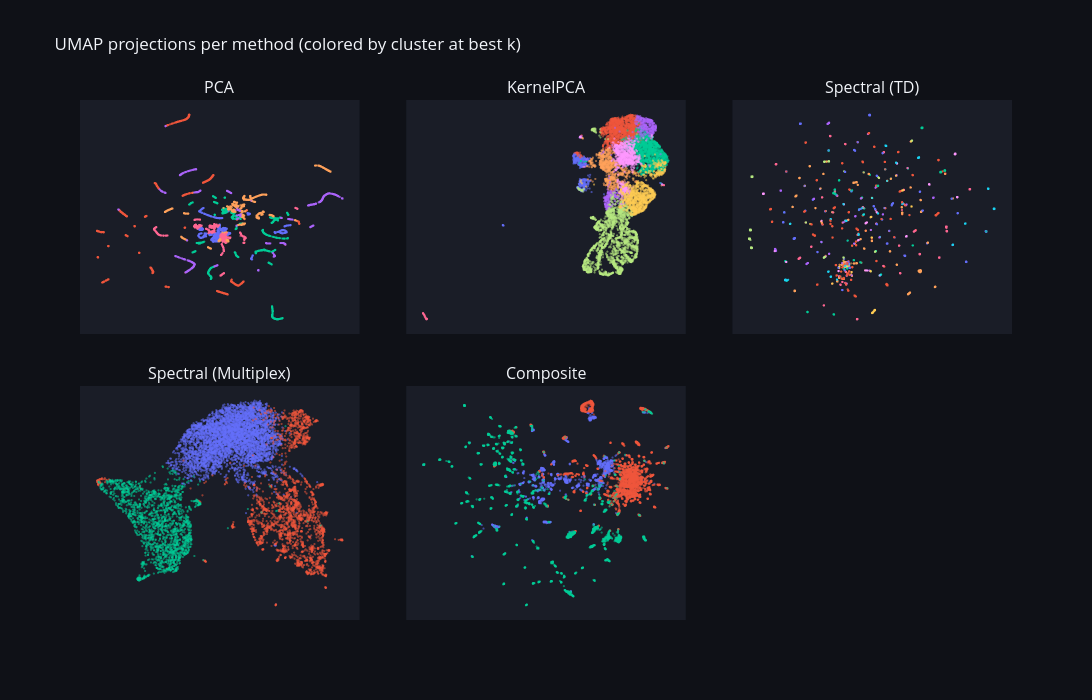

Here is the notebook cell this chart was saved with:
### Code cell
# For all fitted embeddings, project to 2D and show small multiples colored by cluster
import plotly.graph_objects as go
from plotly.subplots import make_subplots

try:
    import umap
    def _project(X):
        return umap.UMAP(n_components=2, n_neighbors=30, min_dist=0.3,
                         metric='cosine', random_state=42).fit_transform(X)
    proj_kind = 'UMAP'
except ImportError:
    from sklearn.decomposition import PCA
    def _project(X):
        return PCA(n_components=2, random_state=42).fit_transform(X)
    proj_kind = 'PCA'

n_methods = len(embeddings)
n_cols = min(3, n_methods)
n_rows = (n_methods + n_cols - 1) // n_cols

fig = make_subplots(
    rows=n_rows, cols=n_cols,
    subplot_titles=list(embeddings.keys()),
    horizontal_spacing=0.05, vertical_spacing=0.1,
)

for idx, (name, emb) in enumerate(embeddings.items()):
    row, col = idx // n_cols + 1, idx % n_cols + 1
    pts = _project(emb.values.to_numpy())
    # Use the best k for this method
    k = int(sweep_results[name].loc[sweep_results[name]['silhouette'].idxmax(), 'k'])
    from sklearn.cluster import KMeans
    labs = KMeans(n_clusters=k, random_state=0, n_init=10).fit_predict(emb.values.to_numpy())

    for c in sorted(set(labs)):
        mask = labs == c
        fig.add_trace(go.Scattergl(
            x=pts[mask, 0], y=pts[mask, 1],
            mode='markers',
            marker=dict(size=2.5, color=CLUSTER_COLORS[int(c) % len(CLUSTER_COLORS)], opacity=0.55),
            name=f'{name} c{c}',
            showlegend=False,
        ), row=row, col=col)

fig.update_layout(**DARK, height=350 * n_rows, width=400 * n_cols,
                  title_text=f'{proj_kind} projections per method (colored by cluster at best k)')
fig.update_xaxes(showticklabels=False, showgrid=False, zeroline=False)
fig.update_yaxes(showticklabels=False, showgrid=False, zeroline=False)
fig.write_image(str(OUTPUT_DIR / 'umap_all_methods.png'),
                width=400 * n_cols, height=350 * n_rows, scale=2)
fig.show()

### Figure 1 — Plotly figure (JSON) as saved in the notebook; plotly's stock layout.template omitted (floating-point values rounded to 4 significant figures; data arrays with more than 128 entries replaced by an {"elided": "..."} marker saying what was removed)
{"data": [{"marker": {"color": "#636EFA", "opacity": 0.55, "size": 2.5}, "mode": "markers", "name": "PCA c0", "showlegend": false, "type": "scattergl", "x": {"elided": "1341 float values"}, "xaxis": "x", "y": {"elided": "1341 float values"}, "yaxis": "y"}, {"marker": {"color": "#EF553B", "opacity": 0.55, "size": 2.5}, "mode": "markers", "name": "PCA c1", "showlegend": false, "type": "scattergl", "x": {"elided": "2092 float values"}, "xaxis": "x", "y": {"elided": "2092 float values"}, "yaxis": "y"}, {"marker": {"color": "#00CC96", "opacity": 0.55, "size": 2.5}, "mode": "markers", "name": "PCA c2", "showlegend": false, "type": "scattergl", "x": {"elided": "1567 float values"}, "xaxis": "x", "y": {"elided": "1567 float values"}, "yaxis": "y"}, {"marker": {"color": "#FFA15A", "opacity": 0.55, "size": 2.5}, "mode": "markers", "name": "PCA c3", "showlegend": false, "type": "scattergl", "x": {"elided": "1452 float values"}, "xaxis": "x", "y": {"elided": "1452 float values"}, "yaxis": "y"}, {"marker": {"color": "#AB63FA", "opacity": 0.55, "size": 2.5}, "mode": "markers", "name": "PCA c4", "showlegend": false, "type": "scattergl", "x": {"elided": "1390 float values"}, "xaxis": "x", "y": {"elided": "1390 float values"}, "yaxis": "y"}, {"marker": {"color": "#FF6692", "opacity": 0.55, "size": 2.5}, "mode": "markers", "name": "PCA c5", "showlegend": false, "type": "scattergl", "x": {"elided": "969 float values"}, "xaxis": "x", "y": {"elided": "969 float values"}, "yaxis": "y"}, {"marker": {"color": "#636EFA", "opacity": 0.55, "size": 2.5}, "mode": "markers", "name": "KernelPCA c0", "showlegend": false, "type": "scattergl", "x": {"elided": "465 float values"}, "xaxis": "x2", "y": {"elided": "465 float values"}, "yaxis": "y2"}, {"marker": {"color": "#EF553B", "opacity": 0.55, "size": 2.5}, "mode": "markers", "name": "KernelPCA c1", "showlegend": false, "type": "scattergl", "x": {"elided": "1460 float values"}, "xaxis": "x2", "y": {"elided": "1460 float values"}, "yaxis": "y2"}, {"marker": {"color": "#00CC96", "opacity": 0.55, "size": 2.5}, "mode": "markers", "name": "KernelPCA c2", "showlegend": false, "type": "scattergl", "x": {"elided": "1419 float values"}, "xaxis": "x2", "y": {"elided": "1419 float values"}, "yaxis": "y2"}, {"marker": {"color": "#FFA15A", "opacity": 0.55, "size": 2.5}, "mode": "markers", "name": "KernelPCA c3", "showlegend": false, "type": "scattergl", "x": {"elided": "773 float values"}, "xaxis": "x2", "y": {"elided": "773 float values"}, "yaxis": "y2"}, {"marker": {"color": "#AB63FA", "opacity": 0.55, "size": 2.5}, "mode": "markers", "name": "KernelPCA c4", "showlegend": false, "type": "scattergl", "x": {"elided": "595 float values"}, "xaxis": "x2", "y": {"elided": "595 float values"}, "yaxis": "y2"}, {"marker": {"color": "#FF6692", "opacity": 0.55, "size": 2.5}, "mode": "markers", "name": "KernelPCA c5", "showlegend": false, "type": "scattergl", "x": [15.94, -10.06, -10.18, -10.07, -10.07, -10.04, -10.43, -10.04, -10.01, -10.04, -10.02, -10.26, -10.43, -10.41, -10.21, -10.29, -10.08, -10.03, -10.08, -10.04, -10.16, -10.34, -10.07, -10.09, -10.42, -10.04, -10.05, -10.41, -10.05, 15.94, -10.04, -9.994, -10.06, -10.04, -10.0, -10.41, -10.25, 15.92, 15.94, -10.25, -10.03, -10.22, -10.02, -10.37, -10.01, -10.25, -10.08, -10.35, -10.04, -10.06, -10.41, 15.94, -10.07, -10.03, -10.32, -10.06, -10.28, -10.33, -10.15, -10.38], "xaxis": "x2", "y": [6.189, -11.42, -11.18, -11.43, -11.38, -11.45, -10.7, -11.42, -11.42, -11.46, -11.45, -11.01, -10.67, -10.69, -11.1, -10.92, -11.4, -11.46, -11.4, -11.45, -11.27, -10.84, -11.41, -11.44, -10.71, -11.45, -11.45, -10.7, -11.44, 6.179, -11.44, -11.44, -11.42, -11.45, -11.43, -10.72, -11.03, 6.195, 6.182, -11.03, -11.45, -11.21, -11.48, -10.8, -11.48, -11.01, -11.4, -10.83, -11.47, -11.43, -10.7, 6.188, -11.42, -11.47, -10.89, -11.5, -10.96, -10.86, -11.31, -10.77], "yaxis": "y2"}, {"marker": {"color": "#B6E880", "opacity": 0.55, "size": 2.5}, "mode": "markers", "name": "KernelPCA c6", "showlegend": false, "type": "scattergl", "x": {"elided": "2206 float values"}, "xaxis": "x2", "y": {"elided": "2206 float values"}, "yaxis": "y2"}, {"marker": {"color": "#FF97FF", "opacity": 0.55, "size": 2.5}, "mode": "markers", "name": "KernelPCA c7", "showlegend": false, "type": "scattergl", "x": {"elided": "818 float values"}, "xaxis": "x2", "y": {"elided": "818 float values"}, "yaxis": "y2"}, {"marker": {"color": "#FECB52", "opacity": 0.55, "size": 2.5}, "mode": "markers", "name": "KernelPCA c8", "showlegend": false, "type": "scattergl", "x": {"elided": "1015 float values"}, "xaxis": "x2", "y": {"elided": "1015 float values"}, "yaxis": "y2"}, {"marker": {"color": "#636EFA", "opacity": 0.55, "size": 2.5}, "mode": "markers", "name": "Spectral (TD) c0", "showlegend": false, "type": "scattergl", "x": {"elided": "605 float values"}, "xaxis": "x3", "y": {"elided": "605 float values"}, "yaxis": "y3"}, {"marker": {"color": "#EF553B", "opacity": 0.55, "size": 2.5}, "mode": "markers", "name": "Spectral (TD) c1", "showlegend": false, "type": "scattergl", "x": {"elided": "866 float values"}, "xaxis": "x3", "y": {"elided": "866 float values"}, "yaxis": "y3"}, {"marker": {"color": "#00CC96", "opacity": 0.55, "size": 2.5}, "mode": "markers", "name": "Spectral (TD) c2", "showlegend": false, "type": "scattergl", "x": {"elided": "989 float values"}, "xaxis": "x3", "y": {"elided": "989 float values"}, "yaxis": "y3"}, {"marker": {"color": "#FFA15A", "opacity": 0.55, "size": 2.5}, "mode": "markers", "name": "Spectral (TD) c3", "showlegend": false, "type": "scattergl", "x": {"elided": "1679 float values"}, "xaxis": "x3", "y": {"elided": "1679 float values"}, "yaxis": "y3"}, {"marker": {"color": "#AB63FA", "opacity": 0.55, "size": 2.5}, "mode": "markers", "name": "Spectral (TD) c4", "showlegend": false, "type": "scattergl", "x": {"elided": "558 float values"}, "xaxis": "x3", "y": {"elided": "558 float values"}, "yaxis": "y3"}, {"marker": {"color": "#FF6692", "opacity": 0.55, "size": 2.5}, "mode": "markers", "name": "Spectral (TD) c5", "showlegend": false, "type": "scattergl", "x": {"elided": "934 float values"}, "xaxis": "x3", "y": {"elided": "934 float values"}, "yaxis": "y3"}, {"marker": {"color": "#B6E880", "opacity": 0.55, "size": 2.5}, "mode": "markers", "name": "Spectral (TD) c6", "showlegend": false, "type": "scattergl", "x": {"elided": "668 float values"}, "xaxis": "x3", "y": {"elided": "668 float values"}, "yaxis": "y3"}, {"marker": {"color": "#FF97FF", "opacity": 0.55, "size": 2.5}, "mode": "markers", "name": "Spectral (TD) c7", "showlegend": false, "type": "scattergl", "x": {"elided": "382 float values"}, "xaxis": "x3", "y": {"elided": "382 float values"}, "yaxis": "y3"}, {"marker": {"color": "#FECB52", "opacity": 0.55, "size": 2.5}, "mode": "markers", "name": "Spectral (TD) c8", "showlegend": false, "type": "scattergl", "x": {"elided": "221 float values"}, "xaxis": "x3", "y": {"elided": "221 float values"}, "yaxis": "y3"}, {"marker": {"color": "#19D3F3", "opacity": 0.55, "size": 2.5}, "mode": "markers", "name": "Spectral (TD) c9", "showlegend": false, "type": "scattergl", "x": {"elided": "580 float values"}, "xaxis": "x3", "y": {"elided": "580 float values"}, "yaxis": "y3"}, {"marker": {"color": "#636EFA", "opacity": 0.55, "size": 2.5}, "mode": "markers", "name": "Spectral (TD) c10", "showlegend": false, "type": "scattergl", "x": {"elided": "569 float values"}, "xaxis": "x3", "y": {"elided": "569 float values"}, "yaxis": "y3"}, {"marker": {"color": "#EF553B", "opacity": 0.55, "size": 2.5}, "mode": "markers", "name": "Spectral (TD) c11", "showlegend": false, "type": "scattergl", "x": {"elided": "760 float values"}, "xaxis": "x3", "y": {"elided": "760 float values"}, "yaxis": "y3"}, {"marker": {"color": "#636EFA", "opacity": 0.55, "size": 2.5}, "mode": "markers", "name": "Spectral (Multiplex) c0", "showlegend": false, "type": "scattergl", "x": {"elided": "4625 float values"}, "xaxis": "x4", "y": {"elided": "4625 float values"}, "yaxis": "y4"}, {"marker": {"color": "#EF553B", "opacity": 0.55, "size": 2.5}, "mode": "markers", "name": "Spectral (Multiplex) c1", "showlegend": false, "type": "scattergl", "x": {"elided": "2420 float values"}, "xaxis": "x4", "y": {"elided": "2420 float values"}, "yaxis": "y4"}, {"marker": {"color": "#00CC96", "opacity": 0.55, "size": 2.5}, "mode": "markers", "name": "Spectral (Multiplex) c2", "showlegend": false, "type": "scattergl", "x": {"elided": "1766 float values"}, "xaxis": "x4", "y": {"elided": "1766 float values"}, "yaxis": "y4"}, {"marker": {"color": "#636EFA", "opacity": 0.55, "size": 2.5}, "mode": "markers", "name": "Composite c0", "showlegend": false, "type": "scattergl", "x": {"elided": "1767 float values"}, "xaxis": "x5", "y": {"elided": "1767 float values"}, "yaxis": "y5"}, {"marker": {"color": "#EF553B", "opacity": 0.55, "size": 2.5}, "mode": "markers", "name": "Composite c1", "showlegend": false, "type": "scattergl", "x": {"elided": "3815 float values"}, "xaxis": "x5", "y": {"elided": "3815 float values"}, "yaxis": "y5"}, {"marker": {"color": "#00CC96", "opacity": 0.55, "size": 2.5}, "mode": "markers", "name": "Composite c2", "showlegend": false, "type": "scattergl", "x": {"elided": "3229 float values"}, "xaxis": "x5", "y": {"elided": "3229 float values"}, "yaxis": "y5"}], "layout": {"annotations": [{"font": {"size": 16}, "showarrow": false, "text": "PCA", "x": 0.15, "xanchor": "center", "xref": "paper", "y": 1, "yanchor": "bottom", "yref": "paper"}, {"font": {"size": 16}, "showarrow": false, "text": "KernelPCA", "x": 0.5, "xanchor": "center", "xref": "paper", "y": 1, "yanchor": "bottom", "yref": "paper"}, {"font": {"size": 16}, "showarrow": false, "text": "Spectral (TD)", "x": 0.85, "xanchor": "center", "xref": "paper", "y": 1, "yanchor": "bottom", "yref": "paper"}, {"font": {"size": 16}, "showarrow": false, "text": "Spectral (Multiplex)", "x": 0.15, "xanchor": "center", "xref": "paper", "y": 0.45, "yanchor": "bottom", "yref": "paper"}, {"font": {"size": 16}, "showarrow": false, "text": "Composite", "x": 0.5, "xanchor": "center", "xref": "paper", "y": 0.45, "yanchor": "bottom", "yref": "paper"}], "height": 700, "paper_bgcolor": "#0f1117", "plot_bgcolor": "#1a1d27", "title": {"text": "UMAP projections per method (colored by cluster at best k)"}, "width": 1200, "xaxis": {"anchor": "y", "domain": [0, 0.3], "showgrid": false, "showticklabels": false, "zeroline": false}, "xaxis2": {"anchor": "y2", "domain": [0.35, 0.65], "showgrid": false, "showticklabels": false, "zeroline": false}, "xaxis3": {"anchor": "y3", "domain": [0.7, 1], "showgrid": false, "showticklabels": false, "zeroline": false}, "xaxis4": {"anchor": "y4", "domain": [0, 0.3], "showgrid": false, "showticklabels": false, "zeroline": false}, "xaxis5": {"anchor": "y5", "domain": [0.35, 0.65], "showgrid": false, "showticklabels": false, "zeroline": false}, "xaxis6": {"anchor": "y6", "domain": [0.7, 1], "showgrid": false, "showticklabels": false, "zeroline": false}, "yaxis": {"anchor": "x", "domain": [0.55, 1], "showgrid": false, "showticklabels": false, "zeroline": false}, "yaxis2": {"anchor": "x2", "domain": [0.55, 1], "showgrid": false, "showticklabels": false, "zeroline": false}, "yaxis3": {"anchor": "x3", "domain": [0.55, 1], "showgrid": false, "showticklabels": false, "zeroline": false}, "yaxis4": {"anchor": "x4", "domain": [0, 0.45], "showgrid": false, "showticklabels": false, "zeroline": false}, "yaxis5": {"anchor": "x5", "domain": [0, 0.45], "showgrid": false, "showticklabels": false, "zeroline": false}, "yaxis6": {"anchor": "x6", "domain": [0, 0.45], "showgrid": false, "showticklabels": false, "zeroline": false}}}
